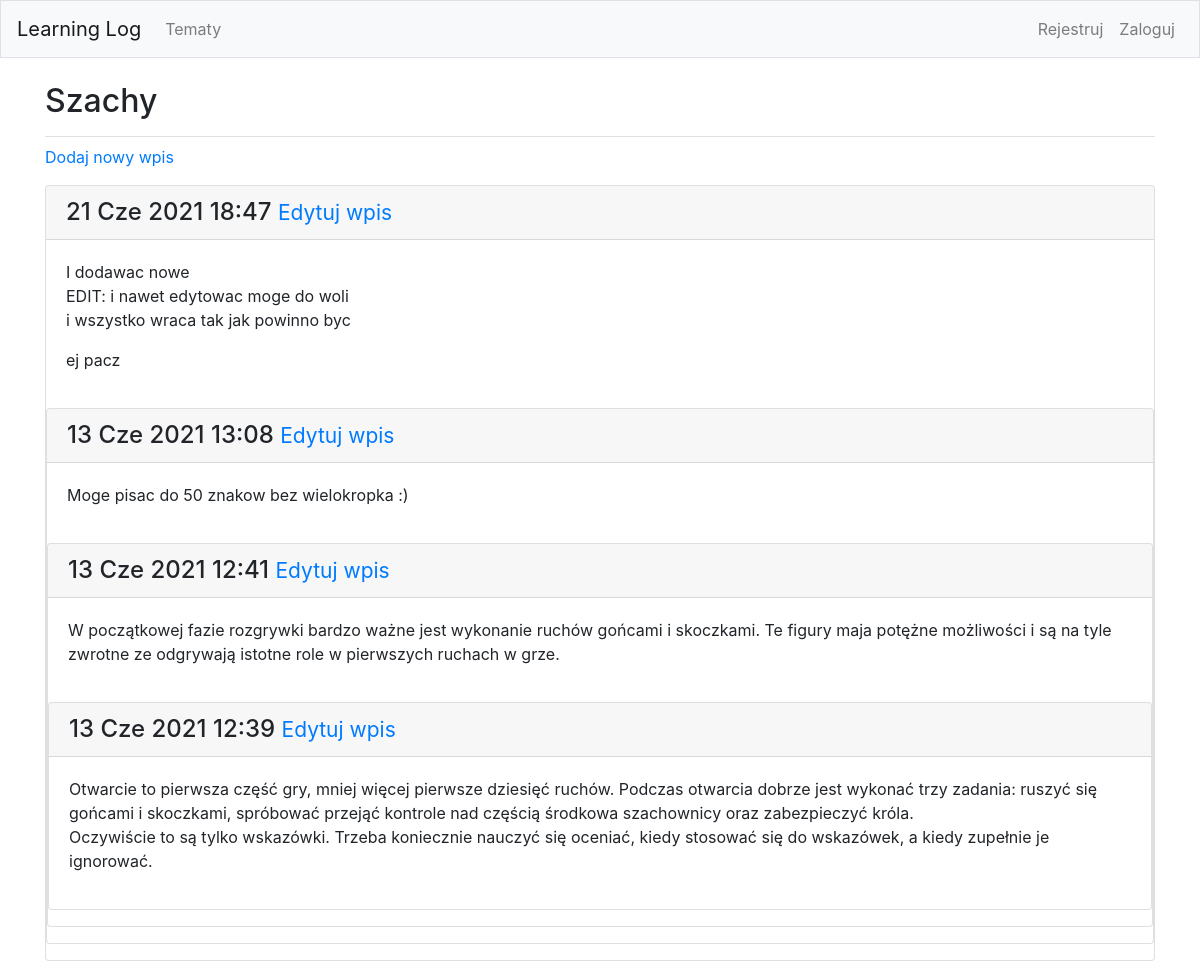
/topics/1/, run on the app's committed database.
### learning_logs/models.py (models this page shows, shortened)
class Topic(models.Model):
    text = models.CharField(max_length=200)
    date_added = models.DateTimeField(auto_now_add=True)
    owner = models.ForeignKey(User, on_delete=models.CASCADE)
    def __str__(self):
        return self.text

class Entry(models.Model):
    topic = models.ForeignKey(Topic, on_delete=models.CASCADE)
    text = models.TextField()
    data_added = models.DateTimeField(auto_now_add=True)
    class Meta:
        verbose_name_plural = 'entries'

### learning_logs/views.py (the view)
# urls.py: path('topics/<int:topic_id>/', views.topic, name='topic'),
def topic(request, topic_id):
    topic = Topic.objects.get(id=topic_id)
    entries = topic.entry_set.order_by('-data_added')
    context = {'topic' : topic, 'entries' : entries}
    return render(request, 'learning_logs/topic.html', context)

### learning_logs/templates/learning_logs/topic.html
{% extends 'learning_logs/base.html' %}
{% block page_header %}
    <h2> {{ topic }} </h2>
{% endblock page_header %}
{% block content %}
    <p>
        <a href="{% url 'learning_logs:new_entry' topic.id %}">Dodaj nowy wpis</a>
    </p>
    {% for entry in entries %}
        <div class="card mb-3">
            <h4 class="card-header">
                {{ entry.data_added|date:'d M Y H:i' }}
                    <small><a href=" {% url 'learning_logs:edit_entry' entry.id %}">Edytuj wpis</a></small>
                </h4>
                <div class="card-body">
                    {{ entry.text|linebreaks }}
                </div>
    {% empty %}
        Nie ma jeszcze żadnego wpisu dla tego tematu.
    {% endfor %}
{% endblock content %}

### data on the page
Topic: text "Szachy"
Entry: data_added "21 Cze 2021 18:47", text "I dodawac nowe EDIT: i nawet edytowac moge do woli i wszystko wraca tak jak powinno byc ej pacz"
Entry: data_added "13 Cze 2021 13:08", text "Moge pisac do 50 znakow bez wielokropka :)"
Entry: data_added "13 Cze 2021 12:41", text "W początkowej fazie rozgrywki bardzo ważne jest wykonanie ruchów gońcami i skoczkami. Te figury maja potężne możliwości i są na tyle zwrotne ze odgrywają istotne role w pierwszych ruchach w grze."
Entry: data_added "13 Cze 2021 12:39", text "Otwarcie to pierwsza część gry, mniej więcej pierwsze dziesięć ruchów. Podczas otwarcia dobrze jest wykonać trzy zadania: ruszyć się gońcami i skoczkami, spróbować przejąć kontrole nad częścią środkowa szachownicy oraz zabezpieczyć króla. Oczywiście to są tylko wskazówki. Trzeba koniecznie nauczyć się oceniać, kiedy stosować się do wskazówek, a kiedy zupełnie je ignorować."
